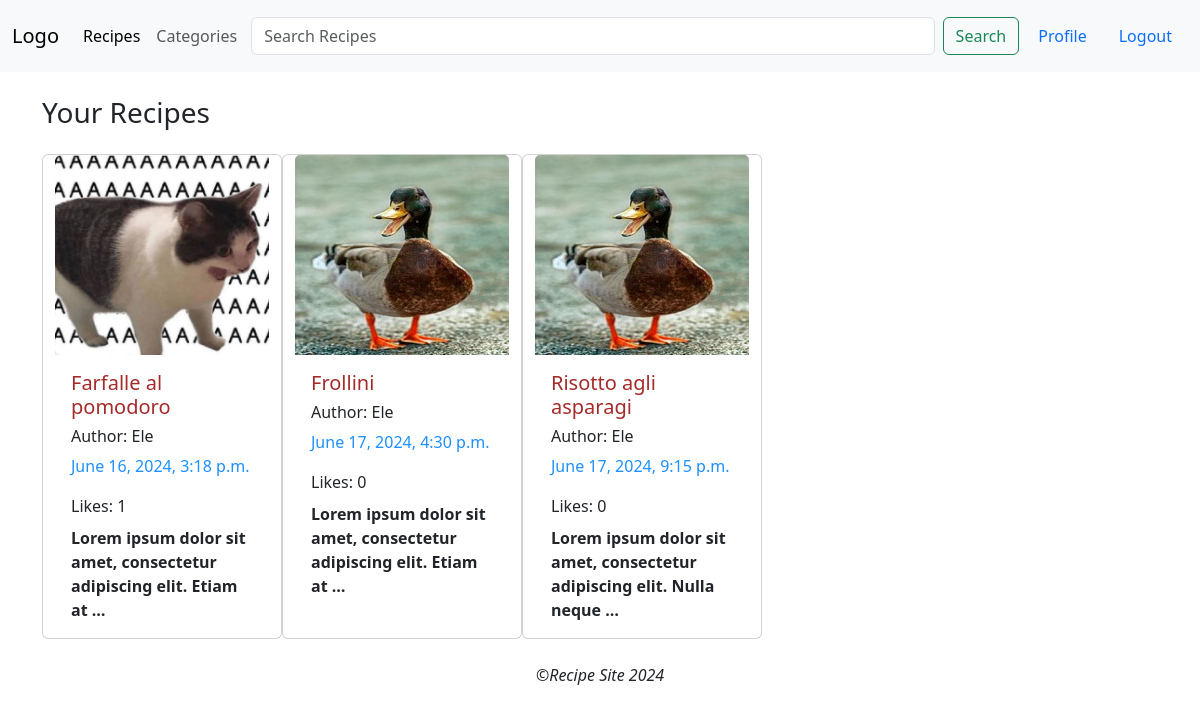
Screenshot of /myRecipes/ (signed in) with the database file from the repository.
### recipes/models.py (models this page shows, shortened)
class Recipe(models.Model):
    DIFFICULTY_LEVELS = [
        (1, 'Very Easy'),
        (2, 'Easy'),
        (3, 'Medium'),
        (4, 'Hard'),
        (5, 'Very Hard'),
    ]
    image = models.ImageField(default='default.jpg', upload_to='recipesPics')
    title = models.CharField(max_length=100)
    description = models.TextField()
    content = models.TextField()
    date_posted = models.DateTimeField(default=timezone.now)
    author = models.ForeignKey(User, on_delete=models.CASCADE)
    difficulty = models.IntegerField(choices=DIFFICULTY_LEVELS, default=3)
    portions = models.IntegerField()
    cooking_time = models.IntegerField()
    ingredients = models.ManyToManyField(Ingredient, related_name='recipes')
    slug = models.SlugField(max_length=100, unique=True, blank=True)
    category = ManyToManyField(Category)
    likes = models.ManyToManyField(User, related_name='likes', blank=True)

### recipes/views.py (the view)
# urls.py: path('myRecipes/', recipe_views.user_recipes_list, name='myRecipes'),
@login_required
def user_recipes_list(request):
    return render(request, 'recipes/userRecipes.html', {'recipes': Recipe.objects.filter(author=request.user)})

### templates/recipes/userRecipes.html
{% extends "recipes/base.html" %}
{% load static %}
{% block content %}
    <h3 class="mb-4 title"> Your Recipes</h3>
    {% if recipes %}
    <div class=" container listRecipes">
        <div class="row">
            {% for recipe in recipes %}
            <div class="card" style="width: 15rem;">
               <a href={% url 'recipesDetail' slug=recipe.slug %}><img src="{{ recipe.image.url }}" class="card-img-top" alt="{{recipe.title}}Image}" height="200px" width="200px"></a>
                <div class="card-body">
                    <a style="text-decoration: none; color: brown" href={% url 'recipesDetail' slug=recipe.slug %}><h5 class="card-title">{{ recipe.title }}</h5></a>
                    <h6>Author: {{ recipe.author }} </h6>
                    <p style="color: dodgerblue"> {{ recipe.date_posted }}</p>
                    <span> Likes: {{ recipe.likes.count }}</span>
                    <p class="mt-2 card-text" style="font-weight: 700">{{ recipe.description|truncatewords:10 }}</p>
                </div>
            </div>
            {% endfor %}
        </div>
    </div>
    {% else %}
        <h3> You don't have any recipes! <strong> Create One!! </strong></h3>
        <a class="btn btn-primary" href={% url 'recipesCreate' %}>Create</a>
    {% endif %}
{% endblock %}

### rows the page displays
Recipe: image (picture), title "Farfalle al pomodoro", author "Ele", date_posted "June 16, 2024, 3:18 p.m.", likes.count "1", description "Lorem ipsum dolor sit amet, consectetur adipiscing elit. Etiam at …"
Recipe: image (placeholder picture), title "Frollini", author "Ele", date_posted "June 17, 2024, 4:30 p.m.", likes.count "0", description "Lorem ipsum dolor sit amet, consectetur adipiscing elit. Etiam at …"
Recipe: image (placeholder picture), title "Risotto agli asparagi", author "Ele", date_posted "June 17, 2024, 9:15 p.m.", likes.count "0", description "Lorem ipsum dolor sit amet, consectetur adipiscing elit. Nulla neque …"
